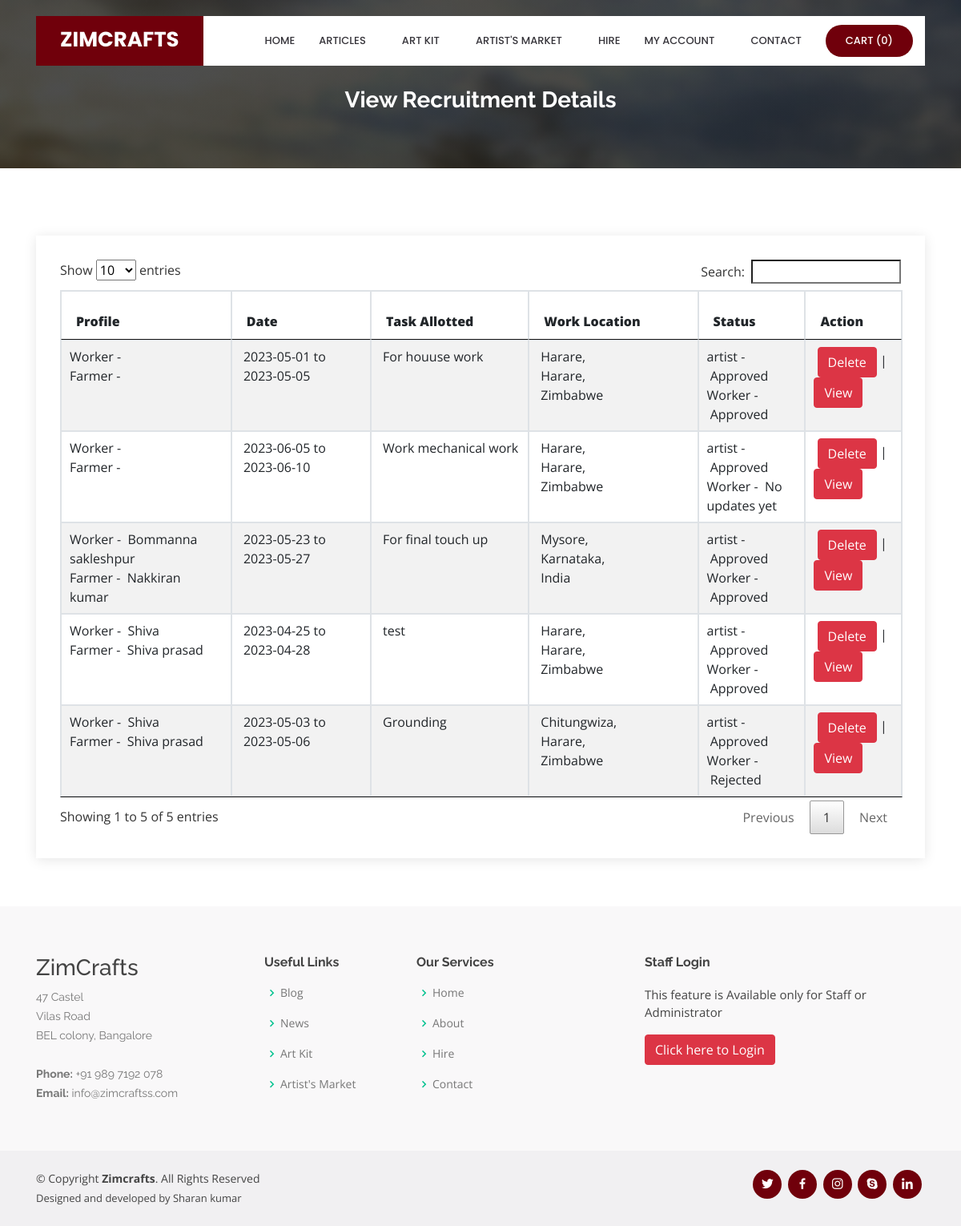
The page /viewworkerrequest.php on the database its author committed.
### tables this page shows
CREATE TABLE `worker_request` (
  `worker_request_id` int(10) NOT NULL,
  `worker_id` int(10) NOT NULL,
  `artist_id` int(10) NOT NULL,
  `from_date` date NOT NULL,
  `to_date` date NOT NULL,
  `task` text NOT NULL,
  `country_id` int(10) NOT NULL,
  `state_id` int(10) NOT NULL,
  `city_id` int(10) NOT NULL,
  `salary` float(10,2) NOT NULL,
  `salary_type` varchar(20) NOT NULL,
  `artist_status` varchar(20) NOT NULL,
  `worker_status` varchar(20) NOT NULL,
  `artist_comment` text NOT NULL,
  `worker_comment` text NOT NULL
);

CREATE TABLE `worker` (
  `worker_id` int(10) NOT NULL,
  `name` varchar(50) NOT NULL,
  `address` text NOT NULL,
  `state_id` int(10) NOT NULL,
  `city_id` int(10) NOT NULL,
  `country_id` int(10) NOT NULL,
  `pincode` varchar(10) NOT NULL,
  `work_profile` text NOT NULL,
  `biodata` varchar(100) NOT NULL,
  `contactno` varchar(15) NOT NULL,
  `date_of_birth` date NOT NULL,
  `login_id` varchar(100) NOT NULL,
  `password` varchar(100) NOT NULL,
  `expected_salary` float(10,2) NOT NULL,
  `status` varchar(10) NOT NULL
);

CREATE TABLE `artist` (
  `artist_id` int(10) NOT NULL,
  `artist_name` varchar(25) NOT NULL,
  `artist_address` text NOT NULL,
  `state_id` int(10) NOT NULL,
  `country_id` int(10) NOT NULL,
  `city_id` int(10) NOT NULL,
  `pincode` varchar(10) NOT NULL,
  `contact_number` varchar(15) NOT NULL,
  `mobile_no` varchar(10) NOT NULL,
  `email_id` varchar(100) NOT NULL,
  `password` varchar(25) NOT NULL,
  `bank_name` varchar(50) NOT NULL,
  `bank_branch` varchar(50) NOT NULL,
  `bank_IFSC` varchar(25) NOT NULL,
  `bank_acno` varchar(25) NOT NULL,
  `status` varchar(10) NOT NULL
);

CREATE TABLE `city` (
  `city_id` int(10) NOT NULL,
  `country_id` int(10) NOT NULL,
  `state_id` int(10) NOT NULL,
  `city` varchar(25) NOT NULL,
  `description` text NOT NULL,
  `status` varchar(10) NOT NULL
);

CREATE TABLE `state` (
  `state_id` int(10) NOT NULL,
  `country_id` int(10) NOT NULL,
  `state` varchar(25) NOT NULL,
  `description` text NOT NULL,
  `status` varchar(10) NOT NULL
);

CREATE TABLE `country` (
  `country_id` int(10) NOT NULL,
  `country` varchar(25) NOT NULL,
  `description` text NOT NULL,
  `status` varchar(10) NOT NULL
);

### viewworkerrequest.php (the view, shortened to what this page needs)
<?php
include("header.php");
include("dbconnection.php");
?>
  <main id="main">
    <section id="cta" class="cta">
      <div class="container">
        <div class="text-center" data-aos="zoom-in">
		<br><br>
          <h3>View Recruitment Details</h3>
        </div>
      </div>
    </section>
    <section id="contact" class="contact">
      <div class="container">
        <div class="row">
          <div class="col-lg-12" data-aos="fade-up" data-aos-delay="100">
            <div class="info mt-4 ">
<?php
		  $sql = "SELECT * FROM worker_request";
		  $qsql = mysqli_query($con,$sql);
							if(mysqli_num_rows($qsql)  == 0)
									{
										echo "<center>There is no Worker Request to display!!</center>";
									}
									else
									{
										?>
							<table ID="datatable" class="table table-striped table-bordered"  style="width:100%">
								<THEAD>
							  <tr>
						        <th width="192" height="39"><strong>Profile</strong>
						        <th width="153" height="39"><strong>Date</strong>
						        <th width="175"><strong>Task Allotted</strong></th>
						        <th width="189"><strong>Work Location</strong></th>
						        <th width="102"><strong>Status</strong></th>
                               <?php
								  	if(!isset($_SESSION['artistid']))
									{
								?>
                                <th width="86"><strong>Action</strong></td>
                               <?php
									}
									else
									{
								?>
                                <th width="86"><strong>View</strong></td>
                               <?php
									}
								?>
						      </tr>
								</THEAD>
								<TBODY>
                              <?php
							  while($rs = mysqli_fetch_array($qsql))
							  {
								  $sqlcountry = "SELECT * FROM country WHERE country_id='$rs[country_id]'";
								  $qsqlcountry = mysqli_query($con,$sqlcountry);
								  $rscountry = mysqli_fetch_array($qsqlcountry);
								  $sqlstate = "SELECT * FROM state WHERE state_id='$rs[state_id]'";
								  $qsqlstate = mysqli_query($con,$sqlstate);
								  $rsstate = mysqli_fetch_array($qsqlstate);
								  $sqlcity = "SELECT * FROM city WHERE city_id='$rs[city_id]'";
								  $qsqlcity = mysqli_query($con,$sqlcity);
								  $rscity = mysqli_fetch_array($qsqlcity);
								  $sqlworker = "SELECT * FROM worker WHERE worker_id='$rs[worker_id]'";
								  $qsqlworker = mysqli_query($con,$sqlworker);
								  $rsworker = mysqli_fetch_array($qsqlworker);
								  $sqlartist = "SELECT * FROM artist WHERE artist_id='$rs[artist_id]'";
								  $qsqlartist = mysqli_query($con,$sqlartist);
								  $rsartist = mysqli_fetch_array($qsqlartist);
							  echo "
						      <tr>
						        <td> Worker - &nbsp;$rsworker[name]<br>
Farmer - &nbsp;$rsartist[artist_name]</td>
						        <td>&nbsp;$rs[from_date]"." to " ." &nbsp;$rs[to_date]</td>
						        <td>&nbsp;$rs[task]</td>
						        <td>&nbsp;$rscity[city],<br>"."&nbsp;$rsstate[state],<br>"."&nbsp;$rscountry[country]"." </td>
						        <td>artist - &nbsp;";
								if($rs['artist_status'] == "")
								{
									echo "No updates yet";
								}
								else
								{
									echo $rs['artist_status'];
								}
								echo "<br>Worker - &nbsp;";
								if($rs['worker_status'] == "")
								{
									echo "No updates yet";
								}
								else
								{
									echo $rs['worker_status'];
								}
								echo "</td>";
									if(isset($_SESSION['artistid']))
									{
$dt = date("Y-m-d");
$date1 = new DateTime($dt);
$date2 = new DateTime($rs['to_date']);
								   echo  "<td>";
								   if($date2 > $date1)
								   {
								   echo "<a href='workerrequest.php?editid=$rs[worker_request_id]' class='btn btn-primary' style='width: 100%;'>Edit</a> ";
								   }
								   echo "<a href='viewworkerrequestdetailed.php?viewid=$rs[worker_request_id]' class='btn btn-danger' style='width: 100%;'>View</a></td></tr>";
									}
									else if(isset($_SESSION['workerid']))
									{
								   echo " <td><a href='viewworkerrequestdetailed.php?viewid=$rs[worker_request_id]'>View</a></td></tr>";
									}
									else
									{
								   echo " <td>&nbsp;";
								   echo "<a href='viewworkerrequest.php?deleteid=$rs[worker_request_id]' onclick='return delconfirm()' class='btn btn-danger'>Delete</a> | <a href='viewworkerrequestdetailed.php?viewid=$rs[worker_request_id]' class='btn btn-danger'>View</a></td></tr>";
									}
							  }
							  ?>
								</TBODY>
						  </table>
						<?php
						 }
						?>
            </div>
		  </div>
        </div>
      </div>
    </section>
  </main>
<?php
include("footer.php");
?>

### assets/css/style.css (style rules this page uses)
body { font-family: "Open Sans", sans-serif; color: #444444; }
a { color: #70000b; }
h1, h2, h3, h4, h5, h6 { font-family: "Raleway", sans-serif; }
section { padding: 60px 0; overflow: hidden; }
.cta { background: linear-gradient(rgba(2, 2, 2, 0.7), rgba(0, 0, 0, 0.7)), url("../img/cta-bg.jpg") fixed center center; background-size: cover; padding: 60px 0; }
.cta h3 { color: #fff; font-size: 28px; font-weight: 700; }
.contact .info { padding: 30px; width: 100%; background: #fff; box-shadow: 0px 2px 15px rgba(0, 0, 0, 0.1); }

### rows shown on the page
worker_request: worker.name "Shiva", artist.artist_name "Shiva prasad", from_date "2023-04-25", to_date "2023-04-28", task "test", city.city "Harare", state.state "Harare", country.country "Zimbabwe", artist_status "Approved", worker_status "Approved"
worker_request: worker.name "Shiva", artist.artist_name "Shiva prasad", from_date "2023-05-03", to_date "2023-05-06", task "Grounding", city.city "Chitungwiza", state.state "Harare", country.country "Zimbabwe", artist_status "Approved", worker_status "Rejected"
worker_request: from_date "2023-05-01", to_date "2023-05-05", task "For houuse work", city.city "Harare", state.state "Harare", country.country "Zimbabwe", artist_status "Approved", worker_status "Approved"
worker_request: from_date "2023-06-05", to_date "2023-06-10", task "Work mechanical work", city.city "Harare", state.state "Harare", country.country "Zimbabwe", artist_status "Approved", worker_status "No updates yet"
worker_request: worker.name "Bommanna sakleshpur", artist.artist_name "Nakkiran kumar", from_date "2023-05-23", to_date "2023-05-27", task "For final touch up", city.city "Mysore", state.state "Karnataka", country.country "India", artist_status "Approved", worker_status "Approved"

### other values the page prints
mysqli_num_rows($qsqlproduct_purchase_record) "0"
